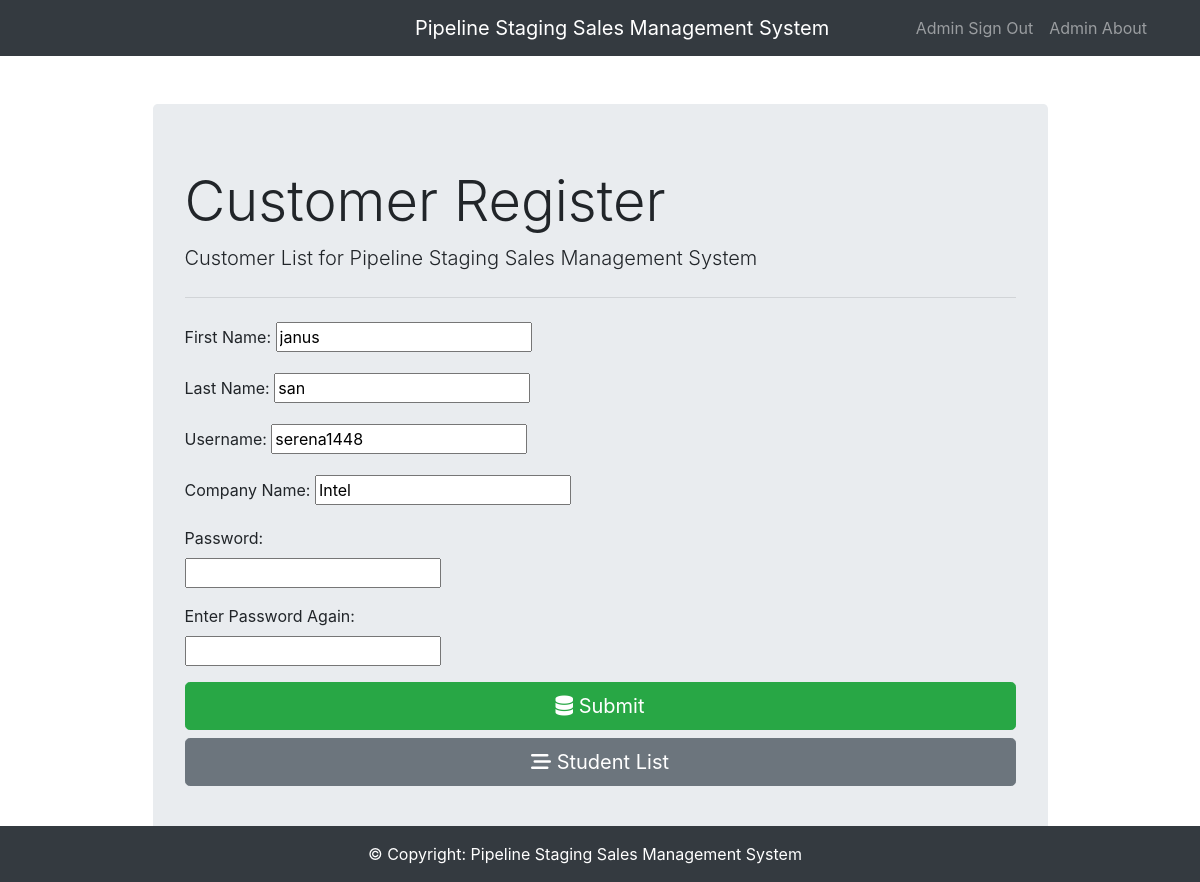
/SalesManagementSystemApp/Home/UpdateAdminCustomer/1/, run on the app's committed database.
### SalesManagementSystemApp/models.py (models this page shows, shortened)
class Customer(models.Model):
    first_name = models.CharField(max_length=30)
    last_name = models.CharField(max_length=30)
    username = models.CharField(max_length=30)
    company_name = models.CharField(max_length=15)
    password1 = models.CharField(max_length=20)
    password2 = models.CharField(max_length=20)

### SalesManagementSystemApp/views.py (the view, shortened to what this page needs)
# urls.py: path('SalesManagementSystemApp/Home/UpdateAdminCustomer/<int:id>/', views.AdminCustomerFormMethod,name='AdminCustomerUpdatePage'),
def AdminCustomerFormMethod(request, id=0):
    if request.method == "GET":
        if id == 0:
            form = CustomerSignUpForm()
        else:
            customer = Customer.objects.get(pk=id)
            form = CustomerSignUpForm(instance=customer)
        return render(request, 'SalesManagementSystemApp/AdminCustomer.html',
        {'form': form})

### SalesManagementSystemApp/templates/SalesManagementSystemApp/AdminCustomer.html (shortened to what this page needs)
{% load static %}
<!DOCTYPE HTML>
<html lang="en">
    <head>
<link rel="stylesheet" href="{% static 'SalesManagementSystemApp/css/newadmincustomerstyles.css' %}">
<link rel="stylesheet"
href="https://stackpath.bootstrapcdn.com/bootstrap/4.3.1/css/bootstrap.min.css"
integrity="sha384-ggOyR0iXCbMQv3Xipma34MD+dH/1fQ784/j6cY/iJTQUOhcWr7x9JvoRxT2MZw1T"
crossorigin="anonymous">
<link rel = "stylesheet"
href = "https://cdnjs.cloudflare.com/ajax/libs/font-awesome/6.5.1/css/all.min.css">
</head>
<body>
  <nav class="navbar navbar-expand-lg navbar-dark bg-dark">
    <div class="container">
<nav class="navbar-brand offset-md-4">Pipeline Staging Sales Management System
</nav>
      <div class="collapse navbar-collapse justify-content-end">
        <ul class="navbar-nav">
           <li class="nav-item">
               <a class="nav-link" href="{%url 'SalesManagementSystemApp:AdminSignOut'%}">Admin Sign Out</a>
          </li>
          <li class="nav-item">
               <a class="nav-link" href="{%url 'SalesManagementSystemApp:AdminAbout'%}">Admin About</a>
          </li>
        </ul>
      </div>
    </div>
  </nav>
{% block content %}
<div class="container">
    <div class="col-md-10 offset-md-1 mt-5">
        <div class="jumbotron">
            <h1 class="display-4">Customer Register</h1>
            <p class="lead">Customer List for Pipeline Staging Sales Management System</p>
            <hr class="my-4">
            <form action="" method="post" autocomplete="off">
                <div class="form-group">
                    <label for="id_customer_first_name">First Name:</label>
                    {{ form.first_name }}
                </div>
                <div class="form-group">
                    <label for="id_customer_last_name">Last Name:</label>
                    {{ form.last_name }}
                </div>
                <div class="form-group">
                    <label for="id_customer_username">Username:</label>
                    {{ form.username }}
                </div>
                <div class="form-group">
                    <label for="id_customer_company_name">Company Name:</label>
                    {{ form.company_name }}
                </div>
                <div class="row">
                    <div class="col-md-4">
                        <div class="form-group">
                            <label for="id_customer_password1">Password:</label>
                            {{ form.password1 }}
                        </div>
                        <div class="form-group">
                <label for="id_customer_password2">Enter Password Again:</label>
                            {{ form.password2 }}
                        </div>
                    </div>
                </div>
<button type="submit" class="btn btn-success btn-block btn-lg"
href = "{% url 'SalesManagementSystemApp:AdminCustomerListPage' %}">
                    <i class="fas fa-database"></i> Submit
                </button>
                <a href="{% url 'SalesManagementSystemApp:AdminCustomerListPage' %}"
                class="btn btn-secondary btn-block btn-lg">
                    <i class="fas fa-stream"></i> Student List
                </a>
            </form>
        </div>
    </div>
</div>
{% endblock content %}
<footer class="bg-dark text-white text-center text-lg-start fixed-bottom">
  <div class="container-fluid p-3 row justify-content-center">
    <div class="row">
     <div class="text-center">
       © Copyright: Pipeline Staging Sales Management System
     </div>
    </div>
  </div>
</footer>
</body>
</html>

### data on the page
Customer: first_name "janus", last_name "san", username "serena1448", company_name "Intel"
